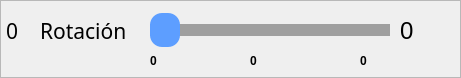
      <widget class="QFrame" name="frame_slider_rotacion">
       <property name="geometry">
        <rect>
         <x>0</x>
         <y>292</y>
         <width>461</width>
         <height>78</height>
        </rect>
       </property>
       <property name="minimumSize">
        <size>
         <width>80</width>
         <height>0</height>
        </size>
       </property>
       <property name="frameShape">
        <enum>QFrame::StyledPanel</enum>
       </property>
       <property name="frameShadow">
        <enum>QFrame::Raised</enum>
       </property>
       <widget class="QLabel" name="label_10">
        <property name="geometry">
         <rect>
          <x>40</x>
          <y>10</y>
          <width>91</width>
          <height>41</height>
         </rect>
        </property>
        <property name="font">
         <font>
          <family>Sans Serif</family>
          <pointsize>16</pointsize>
          <weight>50</weight>
          <italic>false</italic>
          <bold>false</bold>
         </font>
        </property>
        <property name="styleSheet">
         <string notr="true"/>
        </property>
        <property name="text">
         <string>Rotación</string>
        </property>
       </widget>
       <widget class="QSlider" name="rotacionSlider">
        <property name="enabled">
         <bool>true</bool>
        </property>
        <property name="geometry">
         <rect>
          <x>150</x>
          <y>10</y>
          <width>240</width>
          <height>41</height>
         </rect>
        </property>
        <property name="minimumSize">
         <size>
          <width>0</width>
          <height>30</height>
         </size>
        </property>
        <property name="autoFillBackground">
         <bool>false</bool>
        </property>
        <property name="styleSheet">
         <string notr="true">QSlider::groove:horizontal
{
    border: 1px solid #5d9eff;
    height: 10px;
	background: #5d9eff;
}  

QSlider::handle:horizontal
{
    background: #5d9eff;;
    width: 30px;
	height: 30px;
	left: 11px;
	right: 11px;
	margin: -12px;
	border-radius: 12px;	
}

QSlider::add-page:horizontal
{
    background-color: #9f9f9f;
	border: 1px solid #9f9f9f;
}</string>
        </property>
        <property name="maximum">
         <number>180</number>
        </property>
        <property name="orientation">
         <enum>Qt::Horizontal</enum>
        </property>
        <property name="tickPosition">
         <enum>QSlider::NoTicks</enum>
        </property>
        <property name="tickInterval">
         <number>0</number>
        </property>
       </widget>
       <widget class="QLabel" name="rotacion_valor">
        <property name="geometry">
         <rect>
          <x>400</x>
          <y>20</y>
          <width>51</width>
          <height>22</height>
         </rect>
        </property>
        <property name="minimumSize">
         <size>
          <width>40</width>
          <height>0</height>
         </size>
        </property>
        <property name="font">
         <font>
          <pointsize>18</pointsize>
         </font>
        </property>
        <property name="text">
         <string>0</string>
        </property>
       </widget>
       <widget class="QLabel" name="etiquetaRotacionMinimo">
        <property name="geometry">
         <rect>
          <x>150</x>
          <y>50</y>
          <width>21</width>
          <height>22</height>
         </rect>
        </property>
        <property name="font">
         <font>
          <weight>75</weight>
          <bold>true</bold>
         </font>
        </property>
        <property name="text">
         <string>0</string>
        </property>
       </widget>
       <widget class="QLabel" name="etiquetaRotacionMedio">
        <property name="geometry">
         <rect>
          <x>250</x>
          <y>50</y>
          <width>31</width>
          <height>22</height>
         </rect>
        </property>
        <property name="font">
         <font>
          <weight>75</weight>
          <bold>true</bold>
         </font>
        </property>
        <property name="text">
         <string>0</string>
        </property>
       </widget>
       <widget class="QLabel" name="etiquetaRotacionMaximo">
        <property name="geometry">
         <rect>
          <x>360</x>
          <y>50</y>
          <width>31</width>
          <height>22</height>
         </rect>
        </property>
        <property name="font">
         <font>
          <weight>75</weight>
          <bold>true</bold>
         </font>
        </property>
        <property name="text">
         <string>0</string>
        </property>
       </widget>
       <widget class="QLabel" name="etiquetaRotacionPin">
        <property name="geometry">
         <rect>
          <x>0</x>
          <y>20</y>
          <width>41</width>
          <height>22</height>
         </rect>
        </property>
        <property name="font">
         <font>
          <family>Sans Serif</family>
          <pointsize>16</pointsize>
         </font>
        </property>
        <property name="styleSheet">
         <string notr="true">margin-left: 1px;</string>
        </property>
        <property name="text">
         <string>0</string>
        </property>
       </widget>
      </widget>
